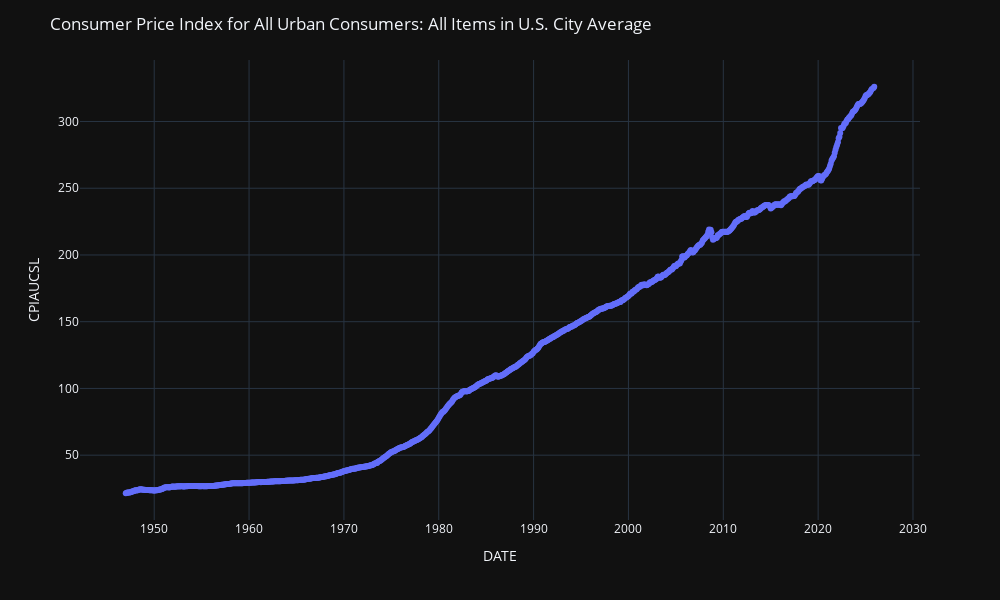

The notebook cell this image was saved under:
### Markdown cell above
- **CPIAUCSL data plot**

### Code cell
fig = px.line(
    CPIAUCSL_df,
    x=CPIAUCSL_df.index,
    y="CPIAUCSL",
    markers=True
)

fig.update_layout(
    title=dict(text='Consumer Price Index for All Urban Consumers: All Items in U.S. City Average'),
    width=1000,
    height=600,
    yaxis=dict(title="CPIAUCSL"),
    hovermode="x unified",
    template="plotly_dark"
)

fig.show()

### Figure 1 — Plotly figure (JSON) as saved in the notebook; plotly's stock layout.template omitted (floating-point values rounded to 4 significant figures; data arrays with more than 128 entries replaced by an {"elided": "..."} marker saying what was removed)
{"data": [{"hovertemplate": "DATE=%{x}<br>CPIAUCSL=%{y}<extra></extra>", "legendgroup": "", "line": {"color": "#636efa", "dash": "solid"}, "marker": {"symbol": "circle"}, "mode": "lines+markers", "name": "", "orientation": "v", "showlegend": false, "type": "scatter", "x": {"elided": "948 str values"}, "xaxis": "x", "y": {"elided": "948 float values"}, "yaxis": "y"}], "layout": {"height": 600, "hovermode": "x unified", "legend": {"tracegroupgap": 0}, "margin": {"t": 60}, "title": {"text": "Consumer Price Index for All Urban Consumers: All Items in U.S. City Average"}, "width": 1000, "xaxis": {"anchor": "y", "domain": [0, 1], "title": {"text": "DATE"}}, "yaxis": {"anchor": "x", "domain": [0, 1], "title": {"text": "CPIAUCSL"}}}}
